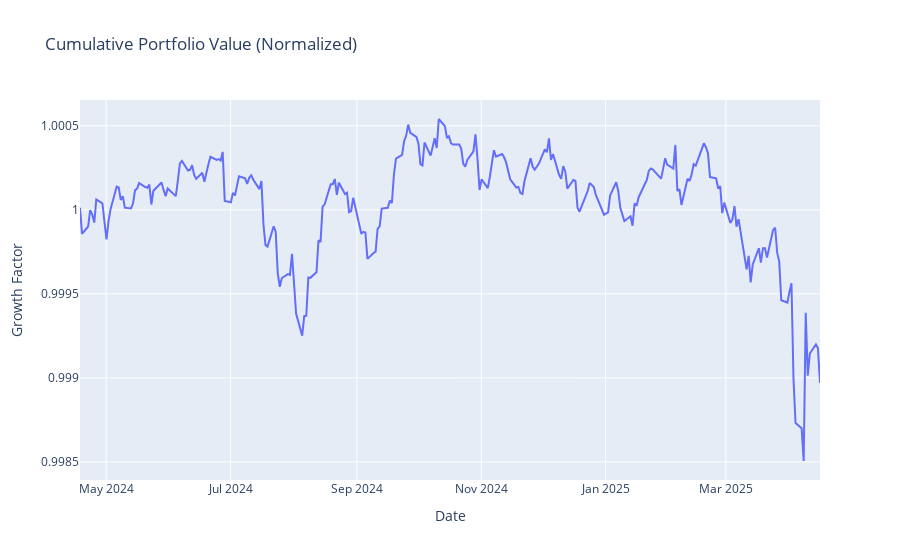

Notebook source saved alongside this figure:
### Code cell
cumulative_returns = (1 + portfolio_returns).cumprod()

fig = go.Figure()
fig.add_trace(go.Scatter(x=cumulative_returns.index, y=cumulative_returns, name='Portfolio Value'))
fig.update_layout(title='Cumulative Portfolio Value (Normalized)',
                  xaxis_title='Date', yaxis_title='Growth Factor')
fig.show()

### Figure 1 — Plotly figure (JSON) as saved in the notebook; plotly's stock layout.template omitted (floating-point values rounded to 4 significant figures; data arrays with more than 128 entries replaced by an {"elided": "..."} marker saying what was removed)
{"data": [{"name": "Portfolio Value", "type": "scatter", "x": {"elided": "250 str values"}, "y": {"elided": "250 float values"}}], "layout": {"title": {"text": "Cumulative Portfolio Value (Normalized)"}, "xaxis": {"title": {"text": "Date"}}, "yaxis": {"title": {"text": "Growth Factor"}}}}
